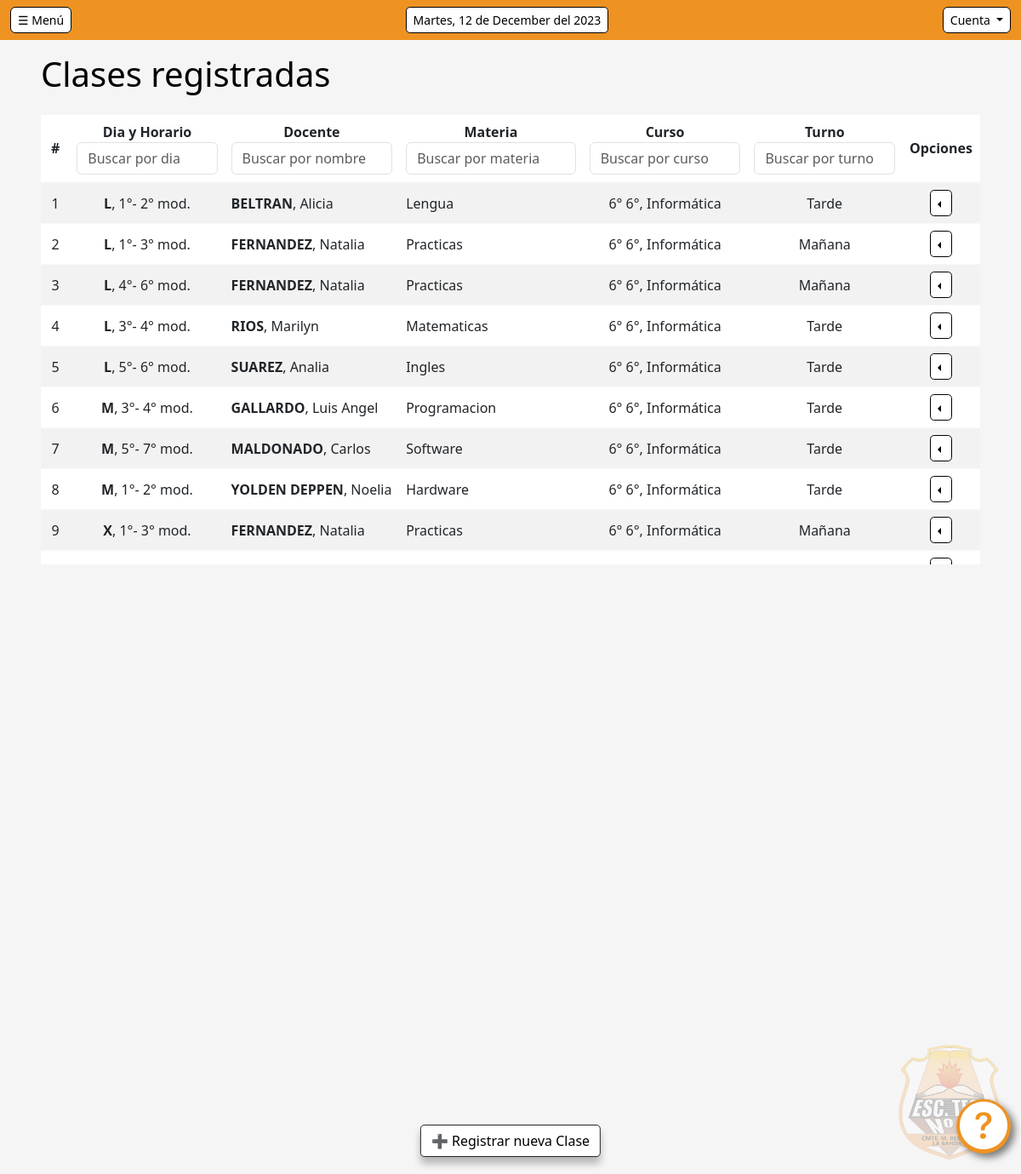
Page /gestion/Clase/ (signed in) on the committed database.
### scd/models.py (models this page shows, shortened)
class Clase(models.Model):
    id_cla = models.AutoField(primary_key=True)
    id_hor = models.ForeignKey(Horario, on_delete=models.CASCADE)
    id_cur = models.ForeignKey(Curso, on_delete=models.CASCADE)
    id_dm = models.ForeignKey(doc_mat, on_delete=models.CASCADE)

class Horario(models.Model):
    id_hor = models.AutoField(primary_key=True)
    dia = models.CharField(max_length=1, blank=False)
    h_i = models.CharField(max_length=1, blank=False)
    h_f = models.CharField(max_length=1, blank=False)

class doc_mat(models.Model):
    id_dm = models.AutoField(primary_key=True)
    id_doc = models.ForeignKey(Docente, on_delete=models.CASCADE)
    id_mat = models.ForeignKey(Materia, on_delete=models.CASCADE)

class Docente(models.Model):
    id_doc = models.AutoField(primary_key=True)
    cuil = models.IntegerField(unique=True, blank=False)
    nombre = models.CharField(max_length=45, blank=False)
    apellido = models.CharField(max_length=30, blank=False)
    celular = models.CharField(max_length=15, blank=False)
    email = models.CharField(max_length=40, blank=False)
    domicilio = models.CharField(max_length=40, blank=False)
    localidad = models.CharField(max_length=30, blank=False)
    provincia = models.CharField(max_length=30, blank=False)
    genero = models.CharField(max_length=1, blank=False)
    estado = models.CharField(max_length=1, blank=False)

class Materia(models.Model):
    id_mat = models.AutoField(primary_key=True)
    nombre = models.CharField(max_length=30, blank=False)

class Curso(models.Model):
    id_cur = models.AutoField(primary_key=True)
    anio = models.CharField(max_length=1, blank=False)
    division = models.CharField(max_length=1, blank=False)
    especialidad = models.CharField(max_length=15, blank=False)
    turno = models.CharField(max_length=8, blank=False)

### scd/views.py (the view)
# urls.py: path('gestion/Clase/', views.gestionClase, name='gestionClase'),
@login_required
@user_passes_test(user_has_required_group, login_url='access_denied')
def gestionClase(request):
    clases = Clase.objects.all()
    cursos = Curso.objects.all()
    DMs = doc_mat.objects.all()
    dias_laborales_ordenados = ['L', 'M', 'X', 'J', 'V']
    horarios_ordenados = Horario.objects.order_by(
        Case(
            *[When(dia=dia, then=posicion) for posicion, dia in enumerate(dias_laborales_ordenados)]
        )
    )
    clases_ordenadas = clases.order_by(
        Case(
            *[When(id_hor__dia=dia, then=posicion) for posicion, dia in enumerate(dias_laborales_ordenados)],
            default=len(dias_laborales_ordenados)  # Dia no especificado
        ),
        'id_dm__id_doc__apellido',
    )
    return render(request, 'Clase/gestionClase.html', {'clases': clases_ordenadas, 'horarios': horarios_ordenados, 'cursos': cursos, 'DMs': DMs})

### accounts/views.py (called while the page is built)
def user_has_required_group(user):
    return user.groups.filter(name='Preceptor').exists() or user.groups.filter(name='Administrador').exists()

### scd/templatetags/custom_filters.py (called while the page is built)
@register.filter(name='has_group')
def has_group(user, group_name):
    return user.groups.filter(name=group_name).exists()

### scd/templates/Clase/gestionClase.html (shortened to what this page needs)
{% extends "base.html" %}
{% load static %}
{% block body %}
<div class="row">
    <div class="col-sm-12 col-md-6 col-lg-4 col-xl-4">
        <button type="button" class="btn btn-success boton-registrar border-dark" data-bs-toggle="modal" data-bs-target="#ModalFormulario">
            ➕ Registrar nueva Clase
        </button>
</div>
<div class="">
    <div class="row">
        <div class="col mb-3">
            <h1>Clases registradas</h1>
        </div>
        <div class="col">
        </div>
    </div>
    <div class="table-responsive">
        <div class="scroll-box">
            <table class="table table-striped" id="tabla-clase-registros">
                <thead>
                     <tr>
                        <th class="col txt-datos">#</th>
                        <th class="col txt-datos">Dia y Horario
                            </br><input type="text" id="cuadro-busqueda-clase-dia" class="form-control" placeholder="Buscar por dia">
                        </th>
                        <th class="col txt-datos">Docente
                            </br><input type="text" id="cuadro-busqueda-clase-nombre" class="form-control" placeholder="Buscar por nombre">
                        </th>
                        <th class="col txt-datos">Materia
                            </br><input type="text" id="cuadro-busqueda-clase-materia" class="form-control" placeholder="Buscar por materia">
                        </th>
                        <th class="col txt-datos">Curso
                            </br><input type="text" id="cuadro-busqueda-clase-curso" class="form-control" placeholder="Buscar por curso">
                        </th>
                        <th class="col txt-datos">Turno
                            </br><input type="text" id="cuadro-busqueda-clase-turno" class="form-control" placeholder="Buscar por turno">
                        </th>
                        <th class="col-1 txt-datos">Opciones</th>
                    </tr>
                </thead>
                <tbody class="table-group-divider border-light">
                    {% for c in clases %}
                    <tr>
                        <td class="txt-datos txt-centrado">{{forloop.counter}}</td>
                        <td class="txt-datos txt-centrado"><strong>{{c.id_hor.dia}}</strong>, {{c.id_hor.h_i}}°- {{c.id_hor.h_f}}° mod.</td>
                        <td class="txt-datos"><strong>{{c.id_dm.id_doc.apellido | upper}}</strong>, {{c.id_dm.id_doc.nombre}}</td>
                        <td class="txt-datos">{{c.id_dm.id_mat.nombre}}</td>
                        <td class="txt-datos txt-centrado">{{c.id_cur.anio}}° {{c.id_cur.division}}°, {{c.id_cur.especialidad}}</td>
                        <td class="txt-datos txt-centrado">{{c.id_cur.turno}}</td>
                        <td class="txt-centrado">
                            <div class="btn-group dropstart">
                                <button class="btn btn-primary btn-sm dropdown-toggle" type="button" data-bs-toggle="dropdown" aria-expanded="false"></button>
                            </div>
                        </td>
                    </tr>
                    {% endfor %}
                </tbody>
            </table>
        </div>
    </div>
</div>
{% endblock %}

### scd/static/css/SCD.css (style rules this page uses)
body { min-height: 100vh; background-size: cover; background-position: center; user-select: none; }
th { text-align: center; vertical-align: middle; }
td { vertical-align: middle; }
.txt-centrado { text-align: center; vertical-align: middle; }
.boton-registrar { position: fixed; bottom: 1.25rem; left: 50%; box-shadow: 0rem .5rem .5rem 0rem rgba(0, 0, 0, 0.25); transform: translateX(-50%); -webkit-transform: translateX(-50%); -moz-transform: translateX(-50%); -ms-transform: translateX(-50%); -o-transform: translateX(-50%); }
.scroll-box { max-height: 33rem; overflow-y: auto; }
.btn { background-color: white; color: black; border: .06rem; border-style: solid; border-color: black; border-radius: .3rem; }
body { background: whitesmoke; }
thead { background-color: #ee9322; }
h1, h2, h3, h4, h5 { font-family:'Segoe UI'; color: black; }
.txt-datos { font-family:'Segoe UI'; color: black; }
* { scrollbar-width: thin; scrollbar-color: #a76718 #FFFFFF; }

### rows in the picture
Clase: id_hor.dia "L", id_hor.h_i "1", id_hor.h_f "2", id_dm.id_doc.apellido "BELTRAN", id_dm.id_doc.nombre "Alicia", id_dm.id_mat.nombre "Lengua", id_cur.anio "6", id_cur.division "6", id_cur.especialidad "Informática", id_cur.turno "Tarde"
Clase: id_hor.dia "L", id_hor.h_i "1", id_hor.h_f "3", id_dm.id_doc.apellido "FERNANDEZ", id_dm.id_doc.nombre "Natalia", id_dm.id_mat.nombre "Practicas", id_cur.anio "6", id_cur.division "6", id_cur.especialidad "Informática", id_cur.turno "Mañana"
Clase: id_hor.dia "L", id_hor.h_i "4", id_hor.h_f "6", id_dm.id_doc.apellido "FERNANDEZ", id_dm.id_doc.nombre "Natalia", id_dm.id_mat.nombre "Practicas", id_cur.anio "6", id_cur.division "6", id_cur.especialidad "Informática", id_cur.turno "Mañana"
Clase: id_hor.dia "L", id_hor.h_i "3", id_hor.h_f "4", id_dm.id_doc.apellido "RIOS", id_dm.id_doc.nombre "Marilyn", id_dm.id_mat.nombre "Matematicas", id_cur.anio "6", id_cur.division "6", id_cur.especialidad "Informática", id_cur.turno "Tarde"
Clase: id_hor.dia "L", id_hor.h_i "5", id_hor.h_f "6", id_dm.id_doc.apellido "SUAREZ", id_dm.id_doc.nombre "Analia", id_dm.id_mat.nombre "Ingles", id_cur.anio "6", id_cur.division "6", id_cur.especialidad "Informática", id_cur.turno "Tarde"
Clase: id_hor.dia "M", id_hor.h_i "3", id_hor.h_f "4", id_dm.id_doc.apellido "GALLARDO", id_dm.id_doc.nombre "Luis Angel", id_dm.id_mat.nombre "Programacion", id_cur.anio "6", id_cur.division "6", id_cur.especialidad "Informática", id_cur.turno "Tarde"
Clase: id_hor.dia "M", id_hor.h_i "5", id_hor.h_f "7", id_dm.id_doc.apellido "MALDONADO", id_dm.id_doc.nombre "Carlos", id_dm.id_mat.nombre "Software", id_cur.anio "6", id_cur.division "6", id_cur.especialidad "Informática", id_cur.turno "Tarde"
Clase: id_hor.dia "M", id_hor.h_i "1", id_hor.h_f "2", id_dm.id_doc.apellido "YOLDEN DEPPEN", id_dm.id_doc.nombre "Noelia", id_dm.id_mat.nombre "Hardware", id_cur.anio "6", id_cur.division "6", id_cur.especialidad "Informática", id_cur.turno "Tarde"
Clase: id_hor.dia "X", id_hor.h_i "1", id_hor.h_f "3", id_dm.id_doc.apellido "FERNANDEZ", id_dm.id_doc.nombre "Natalia", id_dm.id_mat.nombre "Practicas", id_cur.anio "6", id_cur.division "6", id_cur.especialidad "Informática", id_cur.turno "Mañana"
